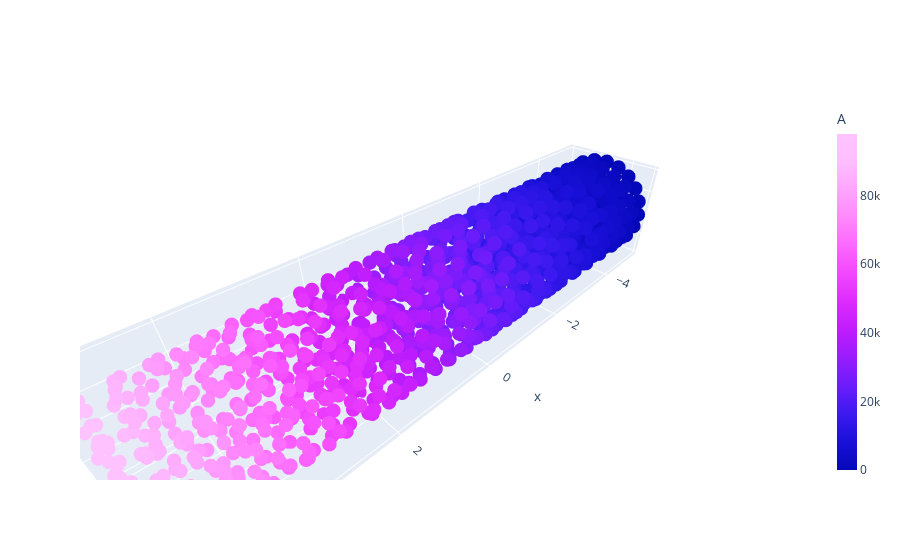
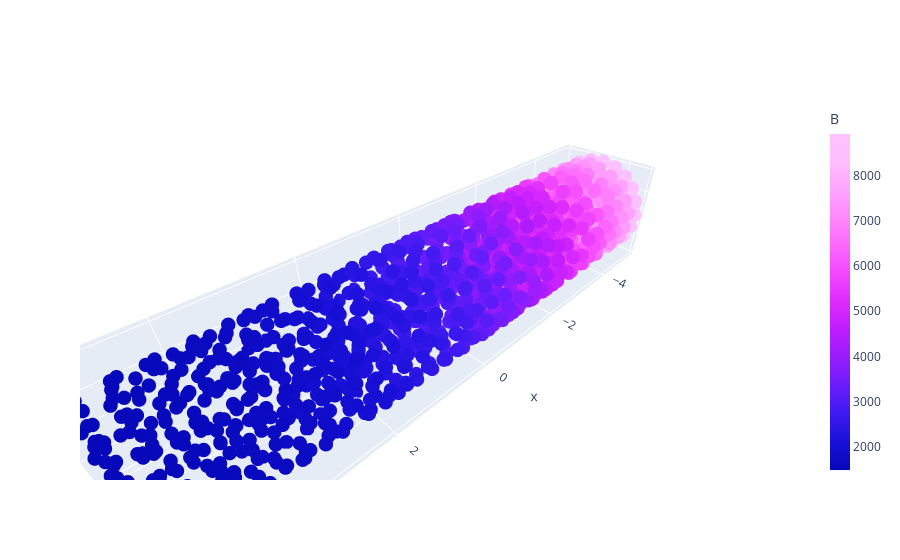

Here is the notebook cell these charts were saved with, in order:
### Markdown cell above
Lets look at these in more detail using plotly's 3D plotting

### Code cell
results.plot_species("A", t_val=500, deterministic=True, width="auto")
results.plot_species("B", t_val=500, deterministic=True, width="auto")

### Figure 1 — Plotly figure (JSON) as saved in the notebook; plotly's stock layout.template omitted (floating-point values rounded to 4 significant figures; data arrays with more than 128 entries replaced by an {"elided": "..."} marker saying what was removed)
{"data": [{"marker": {"color": {"elided": "1059 float values"}, "colorbar": {"thickness": 20, "title": {"text": "A"}}, "colorscale": [[0, "#0508b8"], [0.08333, "#1910d8"], [0.1667, "#3c19f0"], [0.25, "#6b1cfb"], [0.3333, "#981cfd"], [0.4167, "#bf1cfd"], [0.5, "#dd2bfd"], [0.5833, "#f246fe"], [0.6667, "#fc67fd"], [0.75, "#fe88fc"], [0.8333, "#fea5fd"], [0.9167, "#febefe"], [1, "#fec3fe"]], "size": 5}, "mode": "markers", "name": "A", "type": "scatter3d", "x": {"elided": "1059 float values"}, "y": {"elided": "1059 float values"}, "z": {"elided": "1059 float values"}}], "layout": {"scene": {"aspectmode": "data"}, "xaxis": {"range": [-5, 5]}, "yaxis": {"range": [-1, 1.0]}}}

### Figure 2 — Plotly figure (JSON) as saved in the notebook; plotly's stock layout.template omitted (floating-point values rounded to 4 significant figures; data arrays with more than 128 entries replaced by an {"elided": "..."} marker saying what was removed)
{"data": [{"marker": {"color": {"elided": "1059 float values"}, "colorbar": {"thickness": 20, "title": {"text": "B"}}, "colorscale": [[0, "#0508b8"], [0.08333, "#1910d8"], [0.1667, "#3c19f0"], [0.25, "#6b1cfb"], [0.3333, "#981cfd"], [0.4167, "#bf1cfd"], [0.5, "#dd2bfd"], [0.5833, "#f246fe"], [0.6667, "#fc67fd"], [0.75, "#fe88fc"], [0.8333, "#fea5fd"], [0.9167, "#febefe"], [1, "#fec3fe"]], "size": 5}, "mode": "markers", "name": "B", "type": "scatter3d", "x": {"elided": "1059 float values"}, "y": {"elided": "1059 float values"}, "z": {"elided": "1059 float values"}}], "layout": {"scene": {"aspectmode": "data"}, "xaxis": {"range": [-5, 5]}, "yaxis": {"range": [-1, 1.0]}}}
